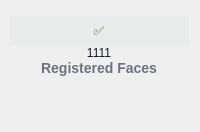
             <widget class="QWidget" name="card1" native="true">
              <property name="sizePolicy">
               <sizepolicy hsizetype="Expanding" vsizetype="Preferred">
                <horstretch>1</horstretch>
                <verstretch>1</verstretch>
               </sizepolicy>
              </property>
              <property name="minimumSize">
               <size>
                <width>0</width>
                <height>0</height>
               </size>
              </property>
              <property name="maximumSize">
               <size>
                <width>16777215</width>
                <height>16777215</height>
               </size>
              </property>
              <property name="styleSheet">
               <string notr="true">#card1 {
    background: qlineargradient(x1:0, y1:0, x2:1, y2:1,
                                stop:0 #FFFFFF, stop:1 #F8FAFC);
    border-radius: 22px;
    border: 1px solid #EEF2F6;
    
    /* Ombre de base douce */
    box-shadow: 0px 8px 20px rgba(0,0,0,0.06),
                0px 3px 7px rgba(0,0,0,0.04);
    
    padding: 26px;
    
    /* Obligatoire pour que :hover fonctionne dans Designer */
    selection-background-color: transparent;
    
    /* Transition longue et fluide = effet premium */
    transition: all 0.55s cubic-bezier(0.22, 1, 0.36, 1);
}

/* PHASE 1 → Greenish glow (les 200 premières ms) */
#card1:hover {
    background: qlineargradient(x1:0, y1:0, x2:1, y2:1,
                                stop:0 #f8fff8, stop:1 #ecfdf5);
    border: 1px solid rgba(74, 222, 128, 0.5);
    box-shadow: 
        0px 30px 70px rgba(0,0,0,0.15),
        0px 0px 50px rgba(74, 222, 128, 0.45);   /* ← GLOW VERT très visible */
}

/* PHASE 2 → Transition vers bleu (commence dès que tu restes dessus) */
#card1:hover {
    background: qlineargradient(x1:0, y1:0, x2:1, y2:1,
                                stop:0 #f8fbff, stop:1 #eff6ff);
    border: 1px solid rgba(99, 150, 255, 0.55);
    box-shadow: 
        0px 45px 90px rgba(0,0,0,0.18),
        0px 15px 35px rgba(0,0,0,0.12),
        0px 0px 70px rgba(99, 150, 255, 0.55);  /* ← GLOW BLEU puissant */
}

/* PHASE 3 → Effet &quot;lift&quot; complet + glow bleu max (quand tu restes 0.5s+) */
#card1:hover {
    transform: translateY(-16px);
    box-shadow: 
        0px 60px 110px rgba(0,0,0,0.22),
        0px 20px 40px rgba(0,0,0,0.14),
        0px 0px 80px rgba(99, 150, 255, 0.65);  /* ← Bleu électrique flou magnifique */
}</string>
              </property>
              <layout class="QVBoxLayout" name="verticalLayout_4">
               <property name="spacing">
                <number>0</number>
               </property>
               <property name="leftMargin">
                <number>9</number>
               </property>
               <property name="topMargin">
                <number>16</number>
               </property>
               <property name="bottomMargin">
                <number>56</number>
               </property>
               <item>
                <widget class="QLabel" name="label_5">
                 <property name="styleSheet">
                  <string notr="true">/* Registered Faces – Green */
QLabel { font: bold 36pt &quot;Segoe UI Emoji&quot;; color: #166534; background: rgba(22,101,52,0.020); border-radius: 32px; line-height: 64px; padding: 8px; border: none; }</string>
                 </property>
                 <property name="text">
                  <string>✅</string>
                 </property>
                 <property name="alignment">
                  <set>Qt::AlignmentFlag::AlignCenter</set>
                 </property>
                </widget>
               </item>
               <item>
                <widget class="QLabel" name="label_6">
                 <property name="styleSheet">
                  <string notr="true">QLabel {
    border: none;
    background: transparent;
    font: 700 26pt &quot;Segoe UI&quot;, &quot;Helvetica Neue&quot;, Arial;   /* bold and crisp */
    color: #111827;                                        /* almost-black – maximum contrast */
    padding: 0px;
    margin: 0px;
}</string>
                 </property>
                 <property name="text">
                  <string>1111</string>
                 </property>
                 <property name="alignment">
                  <set>Qt::AlignmentFlag::AlignCenter</set>
                 </property>
                </widget>
               </item>
               <item>
                <widget class="QLabel" name="label_7">
                 <property name="styleSheet">
                  <string notr="true">
    font-size: 14px;
    color: #6B7280; /* grey */
    font-weight: 500;
	background: transparent;
</string>
                 </property>
                 <property name="text">
                  <string>Registered Faces</string>
                 </property>
                 <property name="alignment">
                  <set>Qt::AlignmentFlag::AlignCenter</set>
                 </property>
                </widget>
               </item>
              </layout>
             </widget>
